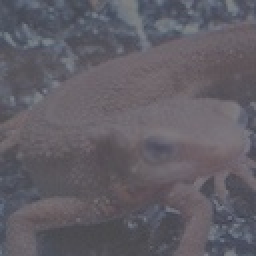
#> input picture Question_11_20/imori_dark.jpg, 128 x 128 px (shown 2 times larger)
$ python answer_20.py   (older library calls are emulated)
#> lines starting #> are read from the running program, lines starting #| are printed output that depends on the picture
import cv2
import numpy as np
import matplotlib.pyplot as plt

# Read image
img = cv2.imread("imori_dark.jpg").astype(np.float)

# Display histogram
plt.hist(img.ravel(), rwidth=0.8, range=(0, 255))
plt.show()
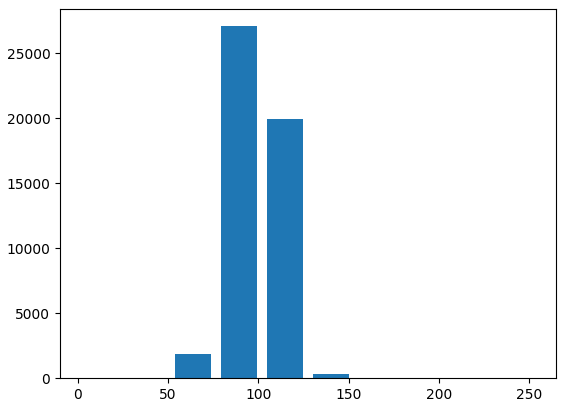
#> figure drawn by matplotlib, 1 panel; tallest bar 27064 high, from x = 79.05 to 99.45
